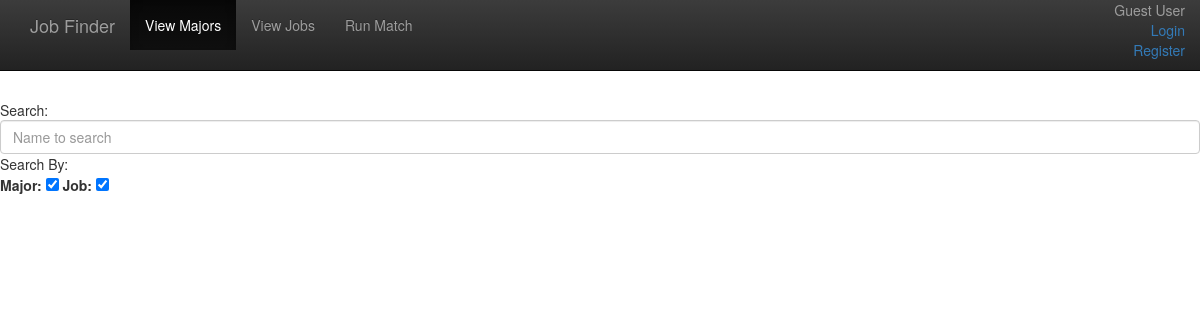
Page /main on the earlier database version.
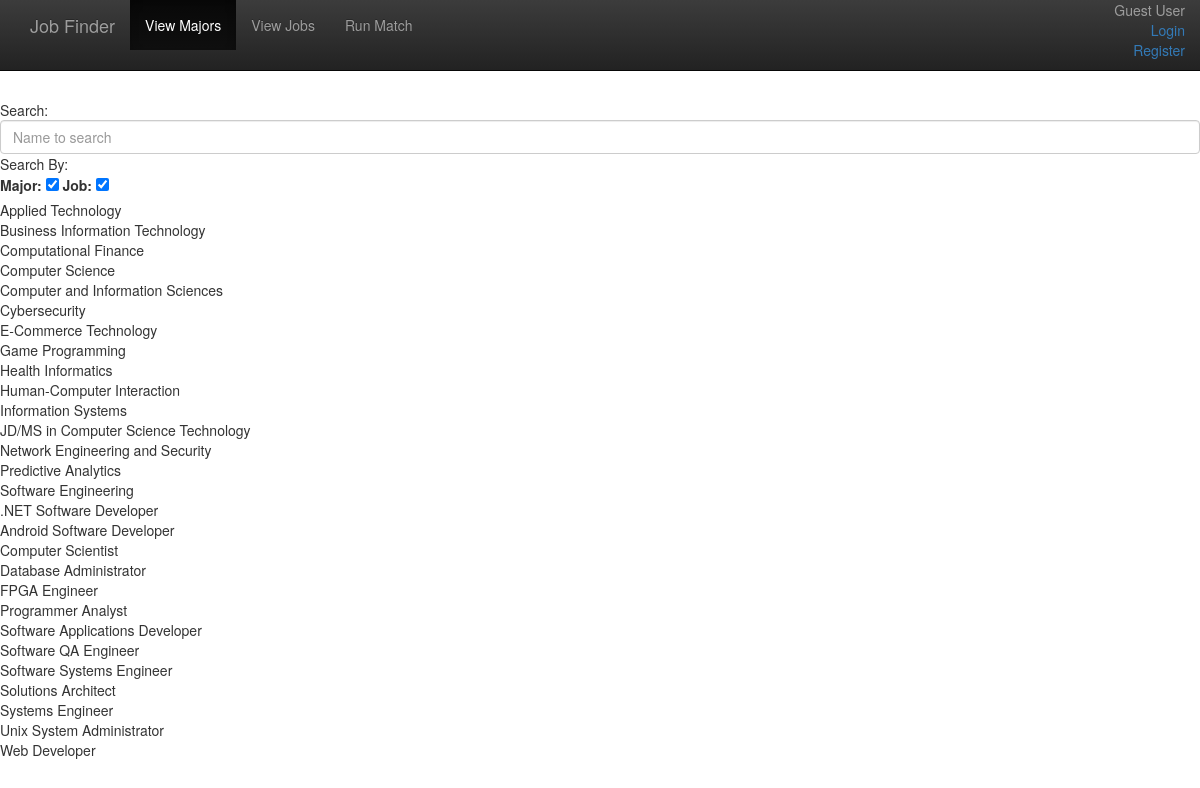
Same page on the later database version.
### db_model.py (models this page shows, shortened)
class Degree(db.Model):
    __tablename__ = 'degree'
    id = db.Column(db.Integer, db.ForeignKey('skill.id'))
    name = db.Column(db.String(), primary_key=True)
    skills = db.relationship("Skill")

class Job(db.Model):
    __tablename__ = 'job'
    id = db.Column(db.Integer, db.ForeignKey('skill.id'))
    name = db.Column(db.String(), primary_key=True)
    skills = db.relationship("Skill")

### jobFinder.py (the view)
@app.route('/main', methods=['GET', 'POST'])
def main():
    majors = db.session.query(Degree.name).all()
    jobs = db.session.query(Job.name).all()
    try:
        current_user.username
    except AttributeError:
        return render_template('main.html', user=None, majors=majors, jobs=jobs)
    return render_template('main.html', user=current_user, majors=majors, jobs=jobs)

### templates/main.html (shortened to what this page needs)
<!DOCTYPE html>
<html lang="en">
<head>
    <link rel="stylesheet" href="/static/bootstrap-theme.min.css">
    <link rel="stylesheet" href="/static/bootstrap.min.css">
    <link rel="stylesheet" href="https://cdnjs.cloudflare.com/ajax/libs/bootstrap3-dialog/1.34.7/css/bootstrap-dialog.min.css">
    <link href="/static/main/main.css" rel="stylesheet" type="text/css">
</head>
<body>
    <nav class="navbar navbar-inverse navbar-fixed-top">
        <div class="container">
            <div class="navbar-header">
                <a class="navbar-brand" href="login">
                    Job Finder
                </a>
            </div>
            <div id="navbar" class="navbar-collapse collapse">
                <ul class="nav navbar-nav">
                    <li class="active">
                        <a href="main">
                            View Majors
                        </a>
                    </li>
                    <li>
                        <a href="main">
                            View Jobs
                        </a>
                    </li>
                    <li>
                        <a href="match">
                            Run Match
                        </a>
                    </li>
                </ul>
                <ul class="nav navbar-nav navbar-right">
                    <div class="margin-info pull-right">
                        {% if user %}
                            <p class="margin-text" align="right">Logged in as <a href="/profile">{{ user.username }}</a>
                                <br/>
                                <a href="/logout">Logout</a>
                                <br/>
                            </p>
			            {% else %}
                            <p class="margin-text" align="right"> Guest User
                                <br/>
                                <a href="/login">Login</a>
                                <br/>
                                <a href="/reg">Register</a>
                                <br/>
                            </p>
                        {% endif %}
                    </div>
                </ul>
            </div>
        </div>
    </nav>
    <br/>
    <br/>
    <br/>
    <br/>
    <br/>
    <div>Search:</div>
    <input type="text" id="searchFilt" class="form-control" placeholder="Name to search">
    <div>Search By:</div>
    <label for="majorCheck">Major:</label>
    <input type="checkbox" id="majorCheck">
    <label for="jobCheck">Job:</label>
    <input type="checkbox" id="jobCheck">
    <table id="majorTable">
        {% for major in majors %}
            <tr>
                <td>{{ major.name }}</td>
            </tr>
        {% endfor %}
    </table>
    <table id="jobTable">
        {% for job in jobs %}
            <tr>
                <td>{{ job.name }}</td>
            </tr>
        {% endfor %}
    </table>
</body>
</html>

### static/main/main.css (style rules this page uses)
.margin-text { color: #9d9d9d; }

Differences in the rows shown:
added Degree: name "Applied Technology"
added Degree: name "Business Information Technology"
added Degree: name "Computational Finance"
added Degree: name "Computer Science"
added Degree: name "Computer and Information Sciences"
added Degree: name "Cybersecurity"
added Degree: name "E-Commerce Technology"
added Degree: name "Game Programming"
added Degree: name "Health Informatics"
added Degree: name "Human-Computer Interaction"
added Degree: name "Information Systems"
added Degree: name "JD/MS in Computer Science Technology"
added Degree: name "Network Engineering and Security"
added Degree: name "Predictive Analytics"
added Degree: name "Software Engineering"
added Job: name ".NET Software Developer"
added Job: name "Android Software Developer"
added Job: name "Computer Scientist"
added Job: name "Database Administrator"
added Job: name "FPGA Engineer"
added Job: name "Programmer Analyst"
added Job: name "Software Applications Developer"
added Job: name "Software QA Engineer"
added Job: name "Software Systems Engineer"
added Job: name "Solutions Architect"
added Job: name "Systems Engineer"
added Job: name "Unix System Administrator"
added Job: name "Web Developer"
